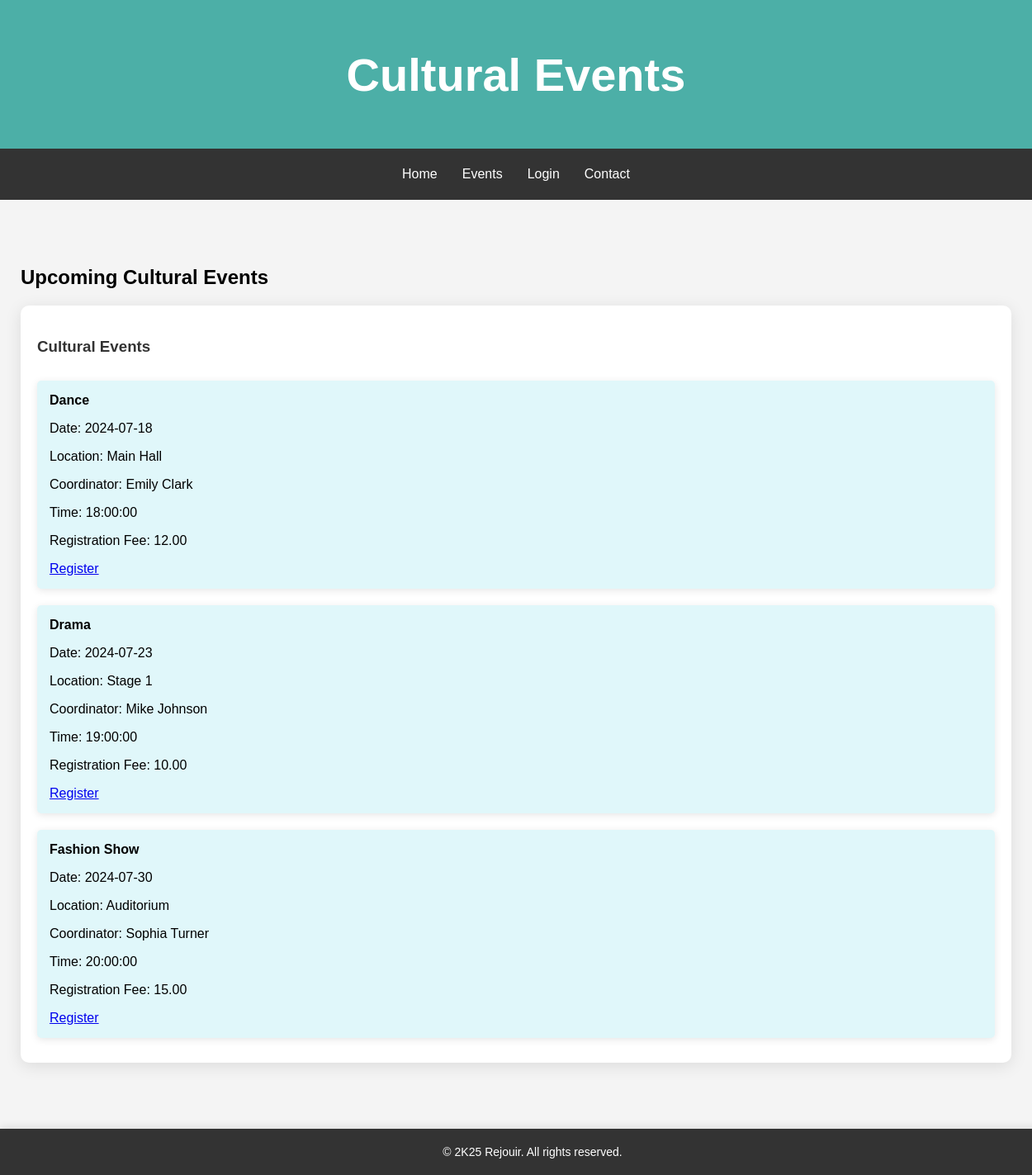
The page /cultural-events.php on the database its author committed.
### tables this page shows
CREATE TABLE IF NOT EXISTS events (
    id INT AUTO_INCREMENT PRIMARY KEY,
    title VARCHAR(255) NOT NULL,
    category ENUM('Technical','Cultural','Sports','Gaming','Literary') NOT NULL,
    event_date DATE NOT NULL,
    event_time TIME NOT NULL,
    location VARCHAR(255) NOT NULL,
    coordinator VARCHAR(255) NOT NULL,
    price DECIMAL(10,2) NOT NULL,
    seat_status VARCHAR(50) DEFAULT 'Available',
    category_id INT,
    FOREIGN KEY (category_id) REFERENCES event_categories(id)
);

### cultural-events.php (the view, shortened to what this page needs)
<?php
include('db_connect.php');
$query = "SELECT id, title, event_date, location, coordinator, price, event_time, category_id FROM events WHERE category = 'Cultural'";
$result = mysqli_query($conn, $query);
if ($result) {
    $events = mysqli_fetch_all($result, MYSQLI_ASSOC);
} else {
    die("Query failed: " . mysqli_error($conn));
}
?>
<!DOCTYPE html>
<html lang="en">
<head>
</head>
<body>
    <header>
        <h1>Cultural Events</h1>
    </header>
    <nav>
        <a href="index.php">Home</a>
        <a href="event_categories.php">Events</a>
        <a href="login.php">Login</a>
        <a href="contact.php">Contact</a>
    </nav>
    <div class="container">
        <h2>Upcoming Cultural Events</h2>
        <div class="event-category">
            <h3>Cultural Events</h3>
            <div class="event-list">
                <?php if (!empty($events)): ?>
                    <?php foreach ($events as $event): ?>
                        <div class="event-item">
                            <h4><?php echo htmlspecialchars($event['title']); ?></h4>
                            <p>Date: <?php echo htmlspecialchars($event['event_date']); ?></p>
                            <p>Location: <?php echo htmlspecialchars($event['location']); ?></p>
                            <p>Coordinator: <?php echo htmlspecialchars($event['coordinator']); ?></p>
                            <p>Time: <?php echo htmlspecialchars($event['event_time'] ?? 'Not Specified'); ?></p>
                            <p>Registration Fee: <?php echo htmlspecialchars($event['price']); ?></p>
                            <a href="registration.php?event_id=<?php echo $event['id']; ?>&amp;category_id=<?php echo $event['category_id']; ?>" class="register-button">Register</a>
                        </div>
                    <?php endforeach; ?>
                <?php else: ?>
                    <p>No upcoming Cultural events available.</p>
                <?php endif; ?>
            </div>
        </div>
    </div>
    <footer class="footer-animated">
        <p>&copy; 2K25 Rejouir. All rights reserved.</p>
    </footer>
</body>
</html>

### cultural-events.php (style rules this page uses)
body { font-family: 'Arial', sans-serif; margin: 0; padding: 0; background-color: #f4f4f4; }
header { background-color: #4cafa7; color: white; padding: 20px; text-align: center; font-size: 28px; }
nav { background-color: #333; display: flex; justify-content: center; padding: 12px 0; }
nav a { color: white; padding: 10px 15px; text-decoration: none; font-size: 16px; transition: background-color 0.3s, color 0.3s; }
footer { background-color: #333; color: white; text-align: center; padding: 20px; position: relative; bottom: 0; width: 100%; box-shadow: 0 -2px 10px rgba(0, 0, 0, 0.1); }
footer p { margin: 0; font-size: 14px; }
.container { max-width: 1200px; margin: 40px auto; padding: 20px; }
.event-category { background-color: white; padding: 20px; border-radius: 10px; box-shadow: 0 4px 20px rgba(0, 0, 0, 0.1); margin-bottom: 20px; }
.event-category h3 { color: #333; margin-bottom: 20px; }
.event-list { display: flex; flex-direction: column; }
.event-item { background-color: #e0f7fa; margin: 10px 0; padding: 15px; border-radius: 5px; box-shadow: 0 2px 10px rgba(0, 0, 0, 0.1); }
.event-item h4 { margin: 0 0 10px; }

### rows shown on the page
events: title "Dance", event_date "2024-07-18", location "Main Hall", coordinator "Emily Clark", event_time "18:00:00", price "12.00"
events: title "Drama", event_date "2024-07-23", location "Stage 1", coordinator "Mike Johnson", event_time "19:00:00", price "10.00"
events: title "Fashion Show", event_date "2024-07-30", location "Auditorium", coordinator "Sophia Turner", event_time "20:00:00", price "15.00"
